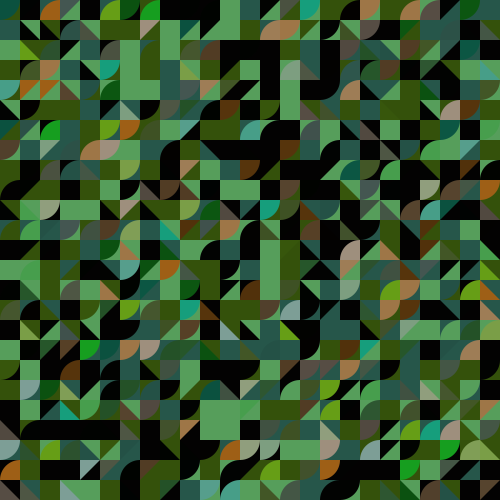
Frame 1 (no input)
Frame 60 (the mouse pressed at the canvas centre just before this capture): identical to frame 1, image omitted
Frame 120 (the mouse held since frame 60 and released just before this capture): identical to frame 1, image omitted

The Processing sketch that drew this single still picture (run headless with seeded random() and noise(); from frame 60 on, the mouse is pressed at the canvas centre):

// Processing sketch: mosaic_animation
// ── mosaic_animation.pde

// Global Varialbes

int width = 500;
int height = 500;
//int[] cellSizes = {10, 20, 25, 50, 100};
float cellSize  = 20;
int gridQuantityX = floor(width/cellSize);
int gridQuantityY = floor(height/cellSize);
float myScale = cellSize;
int nColor = 4;
int[][] colors = new int[nColor][3];

int[][] preset_rectangle_points = {
  {floor(gridQuantityX/2)+2, floor(gridQuantityY/2)-3},
  {floor(gridQuantityX/2)-2, floor(gridQuantityY/2)-3},
  {floor(gridQuantityX/2)-1, floor(gridQuantityY/2)+2},
  {floor(gridQuantityX/2), floor(gridQuantityY/2)+2},
  {floor(gridQuantityX/2)+1, floor(gridQuantityY/2)+2},
};
int[][] preset_arc_0_90_points = {
   {floor(gridQuantityX/2)+2,floor(gridQuantityY/2)},
   {floor(gridQuantityX/2)-1,floor(gridQuantityY/2)},
   {floor(gridQuantityX/2)+2, floor(gridQuantityY/2)+2}
};
int[][] preset_arc_90_180_points = {
  {floor(gridQuantityX/2)+1,floor(gridQuantityY/2)},
  {floor(gridQuantityX/2)-2,floor(gridQuantityY/2)},
  {floor(gridQuantityX/2)-2, floor(gridQuantityY/2)+2},

};
int[][] preset_arc_180_270_points = {
  {floor(gridQuantityX/2)+1 ,floor(gridQuantityY/2)-3},
  {floor(gridQuantityX/2)-3 ,floor(gridQuantityY/2)-3},
  {floor(gridQuantityX/2)+1,floor(gridQuantityY/2)-1},
};
int[][] preset_arc_270_360_points = {
  {floor(gridQuantityX/2)+3,floor(gridQuantityY/2)-3}, 
  {floor(gridQuantityX/2)-1,floor(gridQuantityY/2)-3},
  {floor(gridQuantityX/2)-1,floor(gridQuantityY/2)-1},
};

int[] presetColor = {int(random(0, 256)),int(random(0, 256)),int(random(0, 256))};

void settings(){
  size(width, height);
}

void setup(){
  colorMode(HSB);
  background(0);

  // Selecting color
  for(int i=0; i<nColor; i++){
    colors[i][0] = int(random(0, 256));
    colors[i][1] = int(random(0, 256));
    colors[i][2] = int(random(0, 256));
  }

  // Draw by a pixel
  for(int x=0; x<gridQuantityX; x++) {
    for(int y=0; y<gridQuantityY; y++){

      // fill color
      int randomNumber = int(random(0,nColor));
      fill(colors[randomNumber][0],colors[randomNumber][1],colors[randomNumber][2]);
      noStroke();
      rect( x * myScale, y * myScale, cellSize, cellSize);


      //draw a shape
      int randomShapeType = int(random(0, 3));

      if(randomShapeType == 0){ // rectangle
        continue;
      } else if(randomShapeType == 1){ // triangle
        fill(colors[int(random(0,nColor))][0],colors[int(random(0,nColor))][1],colors[int(random(0,nColor))][2]);
        noStroke();

        int randomTriangleType = int(random(0,2));
        if(randomTriangleType == 0) { // default 
          triangle(
            x * myScale, y * myScale,
            x * myScale + cellSize, y * myScale + cellSize,
            x * myScale, y * myScale + cellSize
          );
        } else { // upside-down
          triangle(
            x * myScale, y * myScale,
            x * myScale + cellSize, y * myScale,
            x * myScale, y * myScale + cellSize
          );
        }
      } else if(randomShapeType == 2){ // fan
        fill(colors[int(random(0,nColor))][0],colors[int(random(0,nColor))][1],colors[int(random(0,nColor))][2]);
        noStroke();
        int randomFanType = int(random(0,2));
        if(randomFanType == 0){ // default
          arc(x * myScale, y * myScale, myScale*2, myScale*2, radians(0), radians(90));
        } else { // upside-down
          arc(x * myScale + myScale, y * myScale + myScale , myScale*2, myScale*2, radians(180), radians(270));
        }
      }
    }
  }

  //drawPresetEye();


  //PImage cap = get(0, 0, width, height);
  //cap.save("mosaic/mosic_no_eyes/screen-" + str(year())+str(month())+str(day()) + str(random(0,1000)) + ".png");
}

void draw(){
  
}


boolean isPresetPoint(int x, int y, int[][] presetPoints, int length) {
  boolean is_preset_point = false;
  for(int i=0; i<length; i++){
    int preset_rectangle_point_x = presetPoints[i][0];
    int preset_rectangle_point_y = presetPoints[i][1];

    if(x == preset_rectangle_point_x && y == preset_rectangle_point_y){
       is_preset_point = true;
    }
  }
  return is_preset_point;
}

void drawPresetEye() {  
  fill(0,0,0);
  beginShape(); 
  int begin_x_right = 275;
  int begin_y_right = 200;
  vertex( begin_x_right, begin_y_right );
  bezierVertex( begin_x_right+25, begin_y_right-27, begin_x_right+50, begin_y_right-10, begin_x_right+75, begin_y_right );
  bezierVertex( begin_x_right+50, begin_y_right+15, begin_x_right+25, begin_y_right+27, begin_x_right, begin_y_right );
  endShape();

  fill(0,0,0 );
  beginShape(); 
  int begin_x_left = 175;
  int begin_y_left = 200;
  vertex( begin_x_left, begin_y_left );
  bezierVertex( begin_x_left+25, begin_y_left-10, begin_x_left+50, begin_y_left-27, begin_x_left+75, begin_y_left );
  bezierVertex( begin_x_left+50, begin_y_left+27, begin_x_left+25, begin_y_left+15, begin_x_left, begin_y_left );
  endShape();
}
